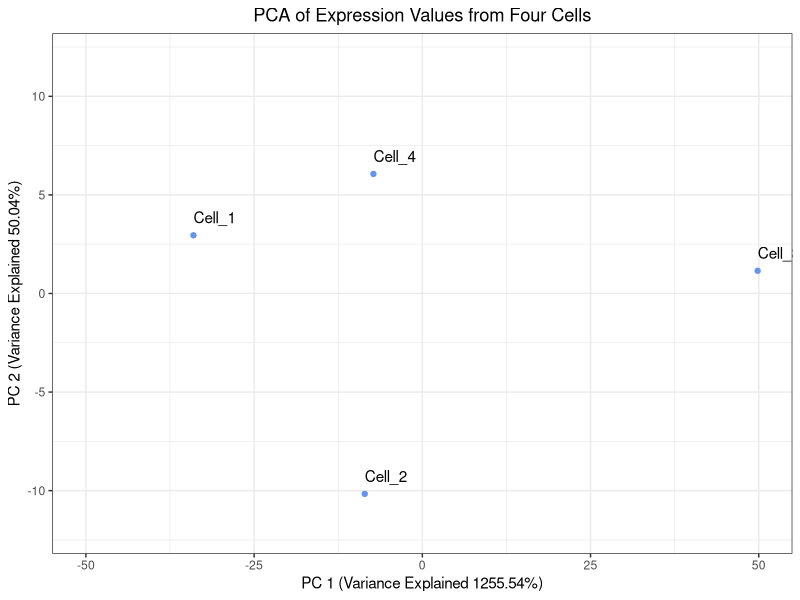

R code for this plot:
## ---- chunk 1
#| echo: false
# Items to pre-load
library(tidyverse)

# Create a vector for Cell IDs
cells <- c("Cell_1", "Cell_2", "Cell_3", "Cell_4")
# Create a vector to hold expression values for Gene A across all of the cells
Gene_A <- c(0, 12, 65, 23)
# Create a vector to hold expression values for Gene B across all of the cells
Gene_B <- c(4, 30, 57, 18)

# Create a tibble to hold the cell names and expression values
expression_tibble <- tibble(cells, Gene_A, Gene_B)

# Determine the center of the data by:
# Finding the average expression of gene A
Gene_A_mean <- mean(expression_tibble$Gene_A)
# Finding the average expression of gene B
Gene_B_mean <- mean(expression_tibble$Gene_B)

# Create a vector to hold the center of the data
center_of_data <- c(Gene_A_mean, Gene_B_mean)
# Assign names to the components of the vector
names(center_of_data) <- c("Gene_A", "Gene_B")

# Shift the data points so that they data is centered on the origin
recentered_expression_tibble <- expression_tibble %>%
  mutate(
    Gene_A = Gene_A - Gene_A_mean,
    Gene_B = Gene_B - Gene_B_mean
  )

# Move the cell IDs to the rownames and convert the tibble to a matrix
recentered_expression_matrix <- recentered_expression_tibble %>% 
  column_to_rownames("cells") %>% 
  as.matrix()

# Create a covariance matrix
cov_matrix <- cov(recentered_expression_matrix)

# Find the eigenvalues and eigenvectors of the covariance matrix
eig <- eigen(cov_matrix)

# Transform the data into PC space by multiply the re-centered expression matrix by the eigenvectors
pc_scores <- recentered_expression_matrix %*% eig$vectors
# Name the columns in pc_scores object
colnames(pc_scores) <- c("PC_1", "PC_2")

# Calculate the percent of variance explained by each PC using the eigenvalues
pct_var_explained <- (eig$values / sum(eig$values)) * 100
# Name the elements of the pct_var_explained by their PC
names(pct_var_explained) <- c("PC_1", "PC_2")

# Create a tibble to hold the PC scores we found and also make the Cell IDs into a column
pc_scores_tibble <- pc_scores %>% 
  as.data.frame() %>% 
  rownames_to_column("cells") %>% 
  as_tibble()

# Run prcomp() on the expression tibble after moving the Cell IDs to be rownames
prcomp_PCA <- expression_tibble %>% 
  column_to_rownames("cells") %>% 
  prcomp()

# Print the eigenvalues found by prcomp() by squaring prcomp_PCA$sdev
prcomp_eigenvalues <- prcomp_PCA$sdev ** 2
# Name the elements of the prcomp_eigenvalues by their PC
names(prcomp_eigenvalues) <- c("PC_1", "PC_2")
## ---- chunk 2
# Estimate the variance for Gene A
var(recentered_expression_matrix[, "Gene_A"])
## ---- chunk 3
# Estimate the covariance for Gene A and Gene A
cov(recentered_expression_matrix[, "Gene_A"], recentered_expression_matrix[, "Gene_A"])
## ---- chunk 4
# Extract the covariance estimate of Gene A and Gene A from the covariance matrix
cov_matrix["Gene_A", "Gene_A"]
## ---- chunk 5
# Estimate the covariance of Gene B and Gene A
cov(recentered_expression_tibble[, "Gene_B"], recentered_expression_tibble[, "Gene_A"])
## ---- chunk 6
pct_var_explained
## ---- chunk 7
# Create a tibble to hold the PC scores prcomp() found and also make the Cell IDs into a column
prcomp_pc_scores_tibble <- prcomp_PCA$x %>% 
  as.data.frame() %>% 
  rownames_to_column("cells") %>% 
  as_tibble()

# Plot the PC scores found by prcomp()
ggplot(prcomp_pc_scores_tibble, aes(x = PC1, y = PC2, label = cells)) +
  geom_point( color = "cornflowerblue") +
  geom_text(hjust = 0, vjust = -1) +
  theme_bw() +
  xlim(-50, 50) +
  ylim(-12, 12) +
  xlab(paste0("PC 1 (Variance Explained ", round(prcomp_eigenvalues["PC_1"], digits = 2),"%)")) +
  ylab(paste0("PC 2 (Variance Explained ", round(prcomp_eigenvalues["PC_2"], digits = 2),"%)")) +
  ggtitle("PCA of Expression Values from Four Cells") +
  theme(plot.title = element_text(hjust = 0.5))
